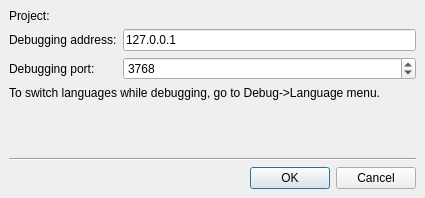
<?xml version="1.0" encoding="UTF-8"?>
<ui version="4.0">
 <class>StartExternalQmlDialog</class>
 <widget class="QDialog" name="StartExternalQmlDialog">
  <property name="geometry">
   <rect>
    <x>0</x>
    <y>0</y>
    <width>425</width>
    <height>198</height>
   </rect>
  </property>
  <property name="windowTitle">
   <string>Start Debugging QML and C++ simultaneously</string>
  </property>
  <layout class="QVBoxLayout">
   <property name="spacing">
    <number>6</number>
   </property>
   <property name="margin">
    <number>9</number>
   </property>
   <item>
    <layout class="QGridLayout">
     <property name="margin">
      <number>0</number>
     </property>
     <property name="spacing">
      <number>6</number>
     </property>
     <item row="2" column="0">
      <widget class="QLabel" name="labelBreakAtMain">
       <property name="text">
        <string>Debugging address:</string>
       </property>
      </widget>
     </item>
     <item row="3" column="0">
      <widget class="QLabel" name="label">
       <property name="text">
        <string>Debugging port:</string>
       </property>
      </widget>
     </item>
     <item row="3" column="1">
      <widget class="QSpinBox" name="portSpinBox">
       <property name="maximum">
        <number>65535</number>
       </property>
       <property name="value">
        <number>3768</number>
       </property>
      </widget>
     </item>
     <item row="2" column="1">
      <widget class="QLineEdit" name="urlLine">
       <property name="text">
        <string>127.0.0.1</string>
       </property>
      </widget>
     </item>
     <item row="1" column="0">
      <widget class="QLabel" name="label_2">
       <property name="text">
        <string>Project:</string>
       </property>
      </widget>
     </item>
     <item row="1" column="1">
      <widget class="QLabel" name="projectDisplayName">
       <property name="text">
        <string>&lt;No project&gt;</string>
       </property>
      </widget>
     </item>
    </layout>
   </item>
   <item>
    <widget class="QLabel" name="label_3">
     <property name="text">
      <string>To switch languages while debugging, go to Debug-&gt;Language menu.</string>
     </property>
     <property name="wordWrap">
      <bool>true</bool>
     </property>
    </widget>
   </item>
   <item>
    <spacer>
     <property name="orientation">
      <enum>Qt::Vertical</enum>
     </property>
     <property name="sizeHint" stdset="0">
      <size>
       <width>407</width>
       <height>16</height>
      </size>
     </property>
    </spacer>
   </item>
   <item>
    <widget class="Line" name="line">
     <property name="orientation">
      <enum>Qt::Horizontal</enum>
     </property>
    </widget>
   </item>
   <item>
    <widget class="QDialogButtonBox" name="buttonBox">
     <property name="orientation">
      <enum>Qt::Horizontal</enum>
     </property>
     <property name="standardButtons">
      <set>QDialogButtonBox::Cancel|QDialogButtonBox::Ok</set>
     </property>
    </widget>
   </item>
  </layout>
 </widget>
 <resources/>
 <connections/>
</ui>
